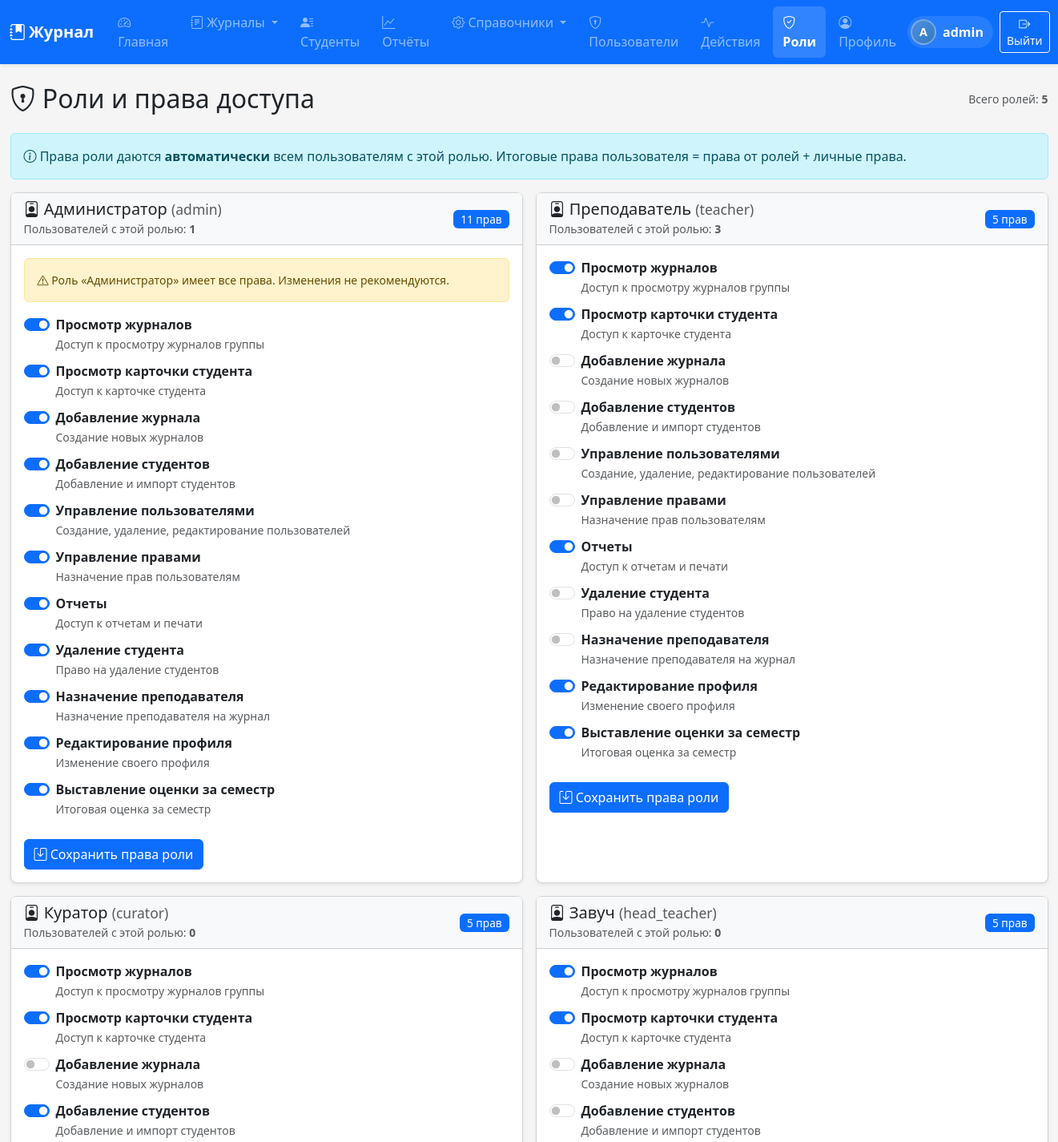
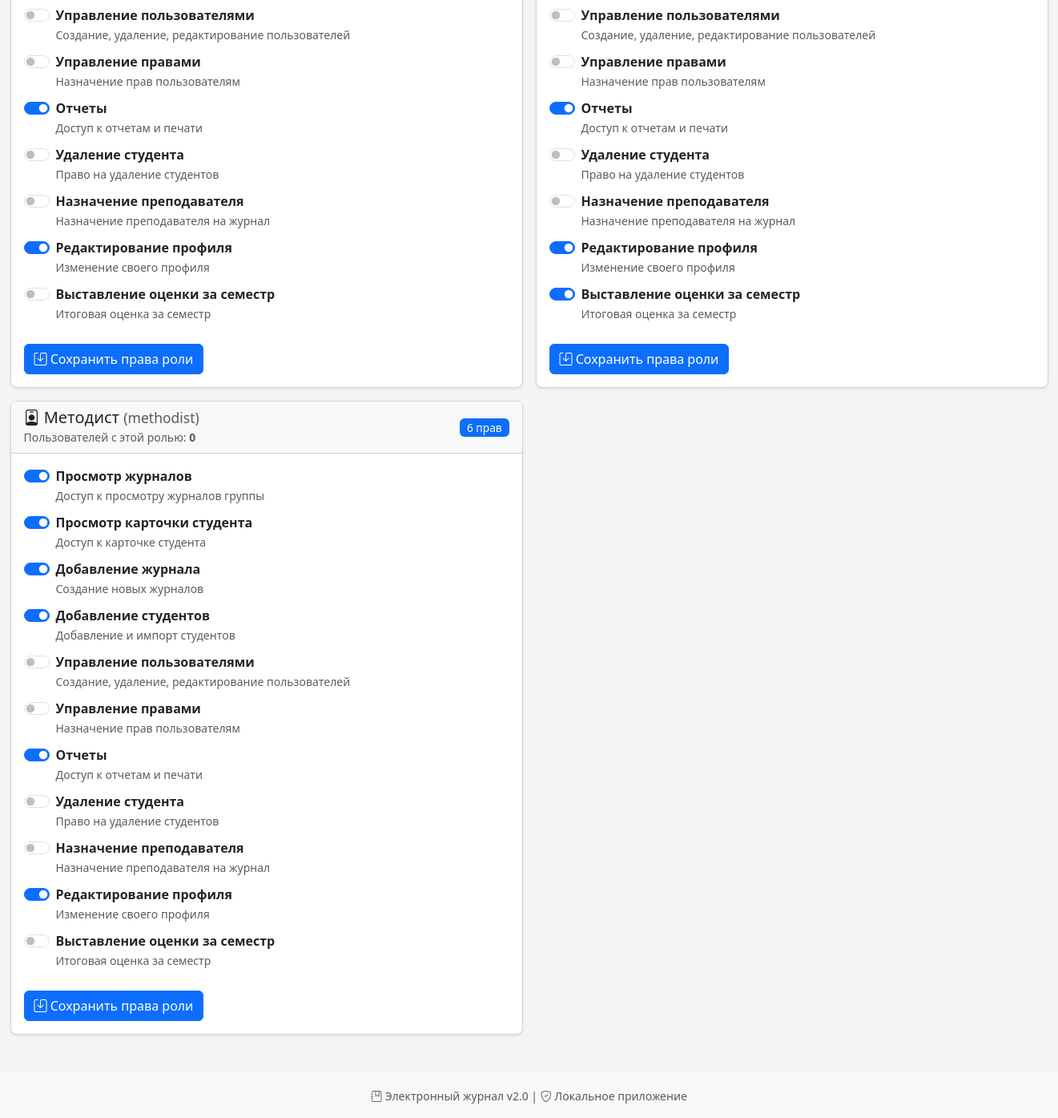
/roles (signed in), run on the app's committed database (2 pictures, top to bottom).
### tables this page shows
CREATE TABLE positions (
            id INTEGER PRIMARY KEY AUTOINCREMENT,
            name TEXT UNIQUE NOT NULL,
            code TEXT UNIQUE NOT NULL
        );

CREATE TABLE permissions (
            id INTEGER PRIMARY KEY AUTOINCREMENT,
            code TEXT UNIQUE NOT NULL,
            name TEXT NOT NULL,
            description TEXT
        );

### routes.py (the view)
@main_bp.route('/roles')
@login_required
def roles():
    uid = session['user_id']
    if not Permission.has_permission(uid, 'manage_permissions'):
        flash('Недостаточно прав', 'danger')
        return redirect(url_for('main.dashboard'))
    positions = Position.get_all()
    permissions = Permission.get_all()
    roles_data = []
    for pos in positions:
        pos_dict = dict(pos)
        pos_dict['permissions'] = PositionPermission.get_for_position(pos['id'])
        pos_dict['users_count'] = Position.count_users(pos['id'])
        roles_data.append(pos_dict)
    return render_template(
        'roles.html',
        roles=roles_data,
        permissions=permissions,
    )

### models.py (called while the page is built)
def get_db():
    conn = sqlite3.connect(Config.DATABASE)
    conn.row_factory = sqlite3.Row
    conn.execute("PRAGMA foreign_keys = ON")
    return conn

    @staticmethod
    def get_all():
        conn = get_db()
        positions = conn.execute("SELECT * FROM positions ORDER BY id").fetchall()
        conn.close()
        return positions

    @staticmethod
    def count_users(pid):
        conn = get_db()
        cnt = conn.execute(
            "SELECT COUNT(*) as c FROM user_positions WHERE position_id = ?",
            (pid,)
        ).fetchone()['c']
        conn.close()
        return cnt

    @staticmethod
    def get_for_position(position_id):
        conn = get_db()
        rows = conn.execute(
            "SELECT permission_id FROM position_permissions WHERE position_id = ?",
            (position_id,)
        ).fetchall()
        conn.close()
        return [r['permission_id'] for r in rows]

    @staticmethod
    def get_permissions_for_user_via_positions(uid):
        conn = get_db()
        rows = conn.execute('''
            SELECT DISTINCT p.code
            FROM user_positions up
            JOIN position_permissions pp ON pp.position_id = up.position_id
            JOIN permissions p ON p.id = pp.permission_id
            WHERE up.user_id = ?
        ''', (uid,)).fetchall()
        conn.close()
        return [r['code'] for r in rows]

    @staticmethod
    def get_all():
        conn = get_db()
        permissions = conn.execute("SELECT * FROM permissions ORDER BY id").fetchall()
        conn.close()
        return permissions

    @staticmethod
    def get_personal_permissions(uid):
        conn = get_db()
        permissions = conn.execute('''
            SELECT p.code FROM permissions p
            JOIN user_permissions up ON p.id=up.permission_id
            WHERE up.user_id=?
        ''', (uid,)).fetchall()
        conn.close()
        return [p['code'] for p in permissions]

    @staticmethod
    def get_user_permissions(uid):
        personal = set(Permission.get_personal_permissions(uid))
        from_roles = set(PositionPermission.get_permissions_for_user_via_positions(uid))
        return sorted(personal | from_roles)

    @staticmethod
    def has_permission(uid, code):
        perms = Permission.get_user_permissions(uid)
        return code in perms

### templates/roles.html
{% extends "base.html" %}
{% block content %}
<div class="d-flex flex-wrap justify-content-between align-items-center mb-4 gap-2">
    <h2 class="mb-0">
        <i class="bi bi-shield-lock"></i>
        Роли и права доступа
    </h2>
    <div class="text-muted small">
        Всего ролей: <strong>{{ roles|length }}</strong>
    </div>
</div>
<div class="alert alert-info">
    <i class="bi bi-info-circle"></i>
    Права роли даются <strong>автоматически</strong> всем пользователям с этой ролью.
    Итоговые права пользователя = права от ролей + личные права.
</div>
<div class="row g-3">
    {% for role in roles %}
    <div class="col-12 col-lg-6">
        <div class="card shadow-sm h-100">
            <div class="card-header bg-light d-flex justify-content-between align-items-center">
                <div>
                    <h5 class="mb-0">
                        <i class="bi bi-person-badge"></i>
                        {{ role.name }}
                        <small class="text-muted">({{ role.code }})</small>
                    </h5>
                    <small class="text-muted">
                        Пользователей с этой ролью:
                        <strong>{{ role.users_count }}</strong>
                    </small>
                </div>
                <span class="badge bg-primary">
                    {{ role.permissions|length }} прав
                </span>
            </div>
            <div class="card-body">
                {% if role.code == 'admin' %}
                    <div class="alert alert-warning small mb-3">
                        <i class="bi bi-exclamation-triangle"></i>
                        Роль «Администратор» имеет все права. Изменения не рекомендуются.
                    </div>
                {% endif %}
                <form method="POST"
                      action="{{ url_for('main.update_role_permissions', role_id=role.id) }}">
                    <div class="row">
                        {% for perm in permissions %}
                        <div class="col-12 mb-2">
                            <div class="form-check form-switch">
                                <input class="form-check-input" type="checkbox"
                                       name="permissions" value="{{ perm.id }}"
                                       id="perm_{{ role.id }}_{{ perm.id }}"
                                       {% if perm.id in role.permissions %}checked{% endif %}>
                                <label class="form-check-label"
                                       for="perm_{{ role.id }}_{{ perm.id }}">
                                    <strong>{{ perm.name }}</strong>
                                    {% if perm.description %}
                                        <br><small class="text-muted">{{ perm.description }}</small>
                                    {% endif %}
                                </label>
                            </div>
                        </div>
                        {% endfor %}
                    </div>
                    <button type="submit" class="btn btn-primary mt-3">
                        <i class="bi bi-save"></i>
                        Сохранить права роли
                    </button>
                </form>
            </div>
        </div>
    </div>
    {% endfor %}
</div>
{% endblock %}

### templates/base.html (shortened to what this page needs)
<!DOCTYPE html>
<html lang="ru">
<head>
    <link href="https://cdn.jsdelivr.net/npm/bootstrap@5.3.0/dist/css/bootstrap.min.css" rel="stylesheet">
    <link rel="stylesheet" href="https://cdn.jsdelivr.net/npm/bootstrap-icons@1.10.0/font/bootstrap-icons.css">
    <link rel="stylesheet" href="{{ url_for('static', filename='style.css') }}">
</head>
<body>
    {% if session.user_id %}
    <nav class="navbar navbar-expand-lg navbar-dark bg-primary sticky-top shadow-sm">
        <div class="container-fluid">
            <a class="navbar-brand d-flex align-items-center" href="{{ url_for('main.dashboard') }}">
                <i class="bi bi-journal-bookmark-fill me-1"></i>
                <span class="d-none d-sm-inline fw-bold">Журнал</span>
            </a>
            <div class="collapse navbar-collapse" id="navbarNav">
                <ul class="navbar-nav me-auto mb-2 mb-lg-0">
                    <li class="nav-item">
                        <a class="nav-link {% if request.endpoint == 'main.dashboard' %}active{% endif %}"
                           href="{{ url_for('main.dashboard') }}">
                            <i class="bi bi-speedometer2"></i>
                            <span>Главная</span>
                        </a>
                    </li>
                    {% if has_permission('view_journals') %}
                    <li class="nav-item dropdown-lg-only">
                        <a class="nav-link dropdown-toggle {% if request.endpoint in ['main.group_subjects', 'main.teacher_hours_stats', 'main.journal'] %}active{% endif %}"
                           href="#"
                           role="button"
                           data-bs-toggle="dropdown"
                           aria-expanded="false">
                            <i class="bi bi-journal-text"></i>
                            <span>Журналы</span>
                        </a>
                    </li>
                    {% endif %}
                    {% if has_permission('view_student_card') %}
                    <li class="nav-item">
                        <a class="nav-link {% if request.endpoint in ['main.students', 'main.student_card'] %}active{% endif %}"
                           href="{{ url_for('main.students') }}">
                            <i class="bi bi-person-lines-fill"></i>
                            <span>Студенты</span>
                        </a>
                    </li>
                    {% endif %}
                    {% if has_permission('create_report') %}
                    <li class="nav-item">
                        <a class="nav-link {% if request.endpoint in ['main.reports', 'main.view_report'] %}active{% endif %}"
                           href="{{ url_for('main.reports') }}">
                            <i class="bi bi-graph-up"></i>
                            <span>Отчёты</span>
                        </a>
                    </li>
                    {% endif %}
                    <li class="nav-item dropdown-lg-only">
                        <a class="nav-link dropdown-toggle {% if request.endpoint in ['main.groups', 'main.subjects'] %}active{% endif %}"
                           href="#"
                           role="button"
                           data-bs-toggle="dropdown"
                           aria-expanded="false">
                            <i class="bi bi-gear"></i>
                            <span>Справочники</span>
                        </a>
                    </li>
                    {% if has_permission('manage_users') %}
                    <li class="nav-item">
                        <a class="nav-link {% if request.endpoint in ['main.users', 'main.assign_journals'] %}active{% endif %}"
                           href="{{ url_for('main.users') }}">
                            <i class="bi bi-shield-lock"></i>
                            <span>Пользователи</span>
                        </a>
                    </li>
                    <li class="nav-item">
                        <a class="nav-link {% if request.endpoint == 'main.activity_log_page' %}active{% endif %}"
                           href="{{ url_for('main.activity_log_page') }}">
                            <i class="bi bi-activity"></i>
                            <span>Действия</span>
                        </a>
                    </li>
                    {% endif %}
                    {% if has_permission('manage_permissions') %}
                    <li class="nav-item">
                        <a class="nav-link {% if request.endpoint == 'main.roles' %}active{% endif %}"
                           href="{{ url_for('main.roles') }}">
                            <i class="bi bi-shield-check"></i>
                            <span>Роли</span>
                        </a>
                    </li>
                    {% endif %}
                    <li class="nav-item">
                        <a class="nav-link {% if request.endpoint in ['main.profile', 'main.profile_view'] %}active{% endif %}"
                           href="{{ url_for('main.profile') }}">
                            <i class="bi bi-person-circle"></i>
                            <span>Профиль</span>
                        </a>
                    </li>
                </ul>
                <div class="d-none d-lg-flex align-items-center gap-2">
                    <a href="{{ url_for('main.profile') }}"
                       class="user-badge d-flex align-items-center text-decoration-none"
                       title="Открыть профиль">
                        <div class="user-avatar-circle user-avatar-sm me-2">
                            {{ session.username[0]|upper }}
                        </div>
                        <span class="text-white fw-bold">{{ session.username }}</span>
                    </a>
                    <a href="{{ url_for('auth.logout') }}"
                       class="btn btn-outline-light btn-sm"
                       title="Выйти из системы">
                        <i class="bi bi-box-arrow-right"></i>
                        <span class="d-none d-xl-inline">Выйти</span>
                    </a>
                </div>
            </div>
        </div>
    </nav>
    {% endif %}
    <div class="container-fluid container-xl mt-3 mt-lg-4">
        {% block content %}{% endblock %}
    </div>
    <footer class="mt-5 py-3 bg-light text-center text-muted">
        <div class="container-fluid container-xl">
            <small>
                <i class="bi bi-journal-bookmark"></i>
                Электронный журнал v2.0
                <span class="d-none d-sm-inline">
                    | <i class="bi bi-shield-check"></i> Локальное приложение
                </span>
            </small>
        </div>
    </footer>
</body>
</html>

### static/style.css (style rules this page uses)
body { background-color: #f5f5f5; min-height: 100vh; display: flex; flex-direction: column; }
footer { margin-top: auto; }
.navbar-brand { font-weight: 600; }
.badge { font-size: 0.85rem; font-weight: 500; }
.btn { transition: all 0.15s ease; }
.card { border-radius: 8px; transition: transform 0.15s, box-shadow 0.15s; }
.card.shadow-sm { box-shadow: 0 0.125rem 0.25rem rgba(0, 0, 0, 0.075) !important; }
.alert { animation: fadeIn 0.3s ease; }

### templates/base.html (style rules this page uses)
.user-avatar-circle { width: 36px; height: 36px; border-radius: 50%; background: linear-gradient(135deg, #4a90e2, #357abd); color: #fff; font-weight: 700; font-size: 1rem; display: flex; align-items: center; justify-content: center; border: 2px solid rgba(255, 255, 255, 0.3); flex-shrink: 0; }
.user-avatar-sm { width: 32px; height: 32px; font-size: 0.9rem; }
.user-badge { padding: 4px 12px 4px 4px; border-radius: 24px; background-color: rgba(255, 255, 255, 0.1); transition: background-color 0.2s; }
.navbar-nav .nav-link.active { background-color: rgba(255, 255, 255, 0.15); border-radius: 6px; font-weight: 600; }
@media (min-width: 992px) { .navbar-nav .nav-link { border-radius: 6px; padding: 8px 12px !important; margin: 0 2px; transition: background-color 0.15s; } }
.navbar.sticky-top { transition: box-shadow 0.2s; }
html { scroll-behavior: smooth; }
body { min-height: 100vh; display: flex; flex-direction: column; }
body > .container-fluid, body > .container { flex: 1; }
.container-xl { max-width: 1320px; }

### data on the page
positions: username "admin", name "Администратор", code "admin", users_count "1", permissions|length "11", shows "Роль «Администратор» имеет все права. Изменения не рекомендуются."
permissions: permissions "☑", name "Просмотр журналов", description "Доступ к просмотру журналов группы"
permissions: permissions "☑", name "Просмотр карточки студента", description "Доступ к карточке студента"
permissions: permissions "☑", name "Добавление журнала", description "Создание новых журналов"
permissions: permissions "☑", name "Добавление студентов", description "Добавление и импорт студентов"
permissions: permissions "☑", name "Управление пользователями", description "Создание, удаление, редактирование пользователей"
permissions: permissions "☑", name "Управление правами", description "Назначение прав пользователям"
permissions: permissions "☑", name "Отчеты", description "Доступ к отчетам и печати"
permissions: permissions "☑", name "Удаление студента", description "Право на удаление студентов"
permissions: permissions "☑", name "Назначение преподавателя", description "Назначение преподавателя на журнал"
permissions: permissions "☑", name "Редактирование профиля", description "Изменение своего профиля"
permissions: permissions "☑", name "Выставление оценки за семестр", description "Итоговая оценка за семестр"
positions: name "Преподаватель", code "teacher", users_count "3", permissions|length "5"
positions: name "Куратор", code "curator", users_count "0", permissions|length "5"
positions: name "Завуч", code "head_teacher", users_count "0", permissions|length "5"
positions: name "Методист", code "methodist", users_count "0", permissions|length "6"

### other printed values
{{ session.username[0]|upper }} "A"
{{ roles|length }} "5"
